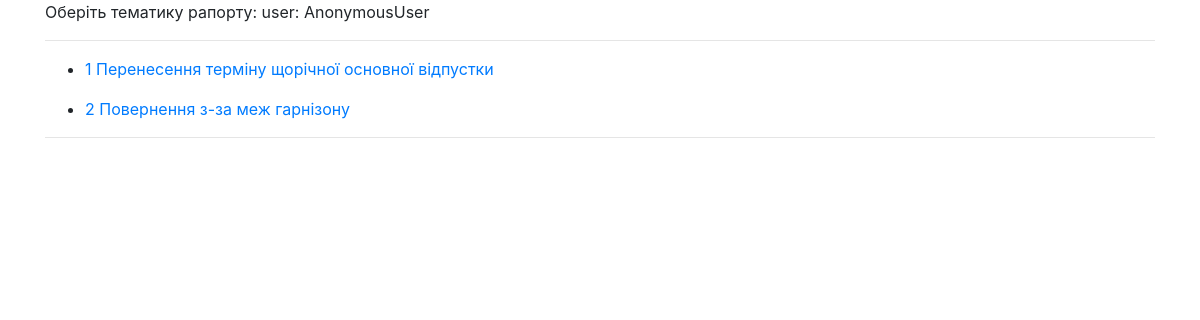
Screenshot of /reports_list/2 with the database file from the repository.
### reports/models.py (models this page shows, shortened)
class Report(models.Model):
    title = models.CharField(max_length=255, null=True)
    body_sample = models.TextField(blank=True, null=True)
    body = models.TextField(blank=True, null=True)

### reports/views.py (the view)
# urls.py: path('reports_list/<int:serviceman_id>', views.reports_list_view, name='reports_list'),
def reports_list_view(request, serviceman_id):
    reports_list = Report.objects.all()
    context = {
        'reports_list': reports_list
    }
    return render(request, 'reports/reports_list.html', context)

### reports/templates/reports/reports_list.html
{% extends 'reports/base.html' %}
{% block content %}
    <p>Оберіть тематику рапорту: user: {{ user }}</p>
    <hr>
    {% for report in reports_list %}
        <ul>
            <li>
                <a href="{% url 'reports:report_filling' report_id=report.id %}">{{ report.id }} {{ report.title}}</a>
            </li>
        </ul>
    {% endfor %}
    <hr>
{% endblock %}

### rows the page displays
Report: id "1", title "Перенесення терміну щорічної основної відпустки"
Report: id "2", title "Повернення з-за меж гарнiзону"

### other values shown
{{ user }} "AnonymousUser"
